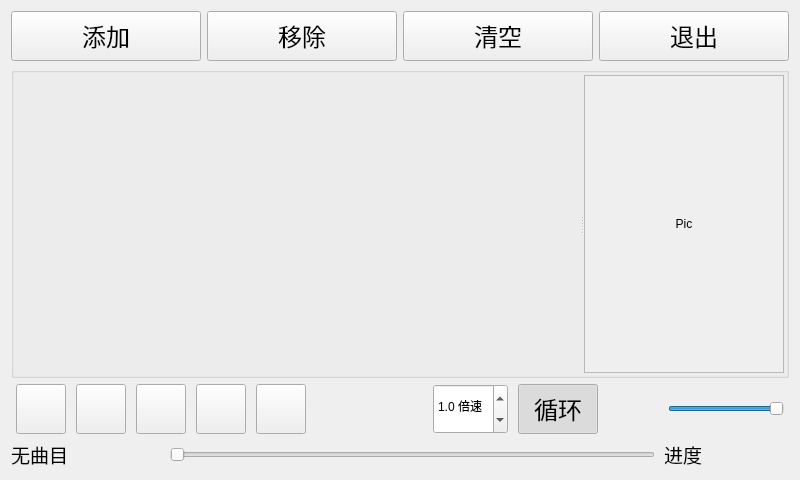
<?xml version="1.0" encoding="UTF-8"?>
<ui version="4.0">
 <class>MusicPlayer</class>
 <widget class="QWidget" name="MusicPlayer">
  <property name="geometry">
   <rect>
    <x>0</x>
    <y>0</y>
    <width>800</width>
    <height>480</height>
   </rect>
  </property>
  <property name="windowTitle">
   <string>Form</string>
  </property>
  <property name="styleSheet">
   <string notr="true">alternate-background-color: rgb(255, 255, 255);</string>
  </property>
  <layout class="QVBoxLayout" name="verticalLayout_4">
   <item>
    <layout class="QVBoxLayout" name="verticalLayout_3">
     <item>
      <layout class="QHBoxLayout" name="horizontalLayout_3">
       <item>
        <widget class="QPushButton" name="btnAdd">
         <property name="sizePolicy">
          <sizepolicy hsizetype="Expanding" vsizetype="Minimum">
           <horstretch>0</horstretch>
           <verstretch>0</verstretch>
          </sizepolicy>
         </property>
         <property name="minimumSize">
          <size>
           <width>0</width>
           <height>50</height>
          </size>
         </property>
         <property name="font">
          <font>
           <family>Swis721 BlkEx BT</family>
           <pointsize>18</pointsize>
          </font>
         </property>
         <property name="styleSheet">
          <string notr="true"/>
         </property>
         <property name="text">
          <string>添加</string>
         </property>
         <property name="icon">
          <iconset>
           <normaloff>:/images/images/316.bmp</normaloff>:/images/images/316.bmp</iconset>
         </property>
        </widget>
       </item>
       <item>
        <widget class="QPushButton" name="btnRemove">
         <property name="sizePolicy">
          <sizepolicy hsizetype="Expanding" vsizetype="Minimum">
           <horstretch>0</horstretch>
           <verstretch>0</verstretch>
          </sizepolicy>
         </property>
         <property name="minimumSize">
          <size>
           <width>0</width>
           <height>50</height>
          </size>
         </property>
         <property name="font">
          <font>
           <family>Swis721 BlkEx BT</family>
           <pointsize>18</pointsize>
          </font>
         </property>
         <property name="text">
          <string>移除</string>
         </property>
         <property name="icon">
          <iconset>
           <normaloff>:/images/images/318.bmp</normaloff>:/images/images/318.bmp</iconset>
         </property>
        </widget>
       </item>
       <item>
        <widget class="QPushButton" name="btnClear">
         <property name="sizePolicy">
          <sizepolicy hsizetype="Expanding" vsizetype="Minimum">
           <horstretch>0</horstretch>
           <verstretch>0</verstretch>
          </sizepolicy>
         </property>
         <property name="minimumSize">
          <size>
           <width>0</width>
           <height>50</height>
          </size>
         </property>
         <property name="font">
          <font>
           <family>Swis721 BlkEx BT</family>
           <pointsize>18</pointsize>
          </font>
         </property>
         <property name="text">
          <string>清空</string>
         </property>
         <property name="icon">
          <iconset>
           <normaloff>:/images/images/214.bmp</normaloff>:/images/images/214.bmp</iconset>
         </property>
        </widget>
       </item>
       <item>
        <widget class="QPushButton" name="btnClose">
         <property name="sizePolicy">
          <sizepolicy hsizetype="Expanding" vsizetype="Minimum">
           <horstretch>0</horstretch>
           <verstretch>0</verstretch>
          </sizepolicy>
         </property>
         <property name="minimumSize">
          <size>
           <width>0</width>
           <height>50</height>
          </size>
         </property>
         <property name="font">
          <font>
           <family>Swis721 BlkEx BT</family>
           <pointsize>18</pointsize>
          </font>
         </property>
         <property name="text">
          <string>退出</string>
         </property>
         <property name="icon">
          <iconset>
           <normaloff>:/images/images/132.bmp</normaloff>:/images/images/132.bmp</iconset>
         </property>
        </widget>
       </item>
      </layout>
     </item>
     <item>
      <widget class="QGroupBox" name="groupBox">
       <property name="title">
        <string/>
       </property>
       <layout class="QVBoxLayout" name="verticalLayout_2" stretch="1">
        <property name="leftMargin">
         <number>2</number>
        </property>
        <property name="topMargin">
         <number>2</number>
        </property>
        <property name="rightMargin">
         <number>2</number>
        </property>
        <property name="bottomMargin">
         <number>2</number>
        </property>
        <item>
         <widget class="QSplitter" name="splitter">
          <property name="orientation">
           <enum>Qt::Horizontal</enum>
          </property>
          <widget class="QListWidget" name="listWidget">
           <property name="font">
            <font>
             <family>Swis721 BlkEx BT</family>
             <pointsize>18</pointsize>
            </font>
           </property>
           <property name="styleSheet">
            <string notr="true">background-color: rgba(255, 255, 255, 0);</string>
           </property>
           <property name="editTriggers">
            <set>QAbstractItemView::NoEditTriggers</set>
           </property>
           <property name="dragEnabled">
            <bool>true</bool>
           </property>
           <property name="dragDropMode">
            <enum>QAbstractItemView::InternalMove</enum>
           </property>
          </widget>
          <widget class="QScrollArea" name="scrollArea">
           <property name="minimumSize">
            <size>
             <width>200</width>
             <height>0</height>
            </size>
           </property>
           <property name="widgetResizable">
            <bool>true</bool>
           </property>
           <widget class="QWidget" name="scrollAreaWidgetContents">
            <property name="geometry">
             <rect>
              <x>0</x>
              <y>0</y>
              <width>198</width>
              <height>308</height>
             </rect>
            </property>
            <layout class="QVBoxLayout" name="verticalLayout">
             <item>
              <widget class="QLabel" name="labPic">
               <property name="styleSheet">
                <string notr="true"/>
               </property>
               <property name="text">
                <string>Pic</string>
               </property>
               <property name="alignment">
                <set>Qt::AlignCenter</set>
               </property>
              </widget>
             </item>
            </layout>
           </widget>
          </widget>
         </widget>
        </item>
       </layout>
      </widget>
     </item>
     <item>
      <layout class="QHBoxLayout" name="horizontalLayout">
       <property name="spacing">
        <number>10</number>
       </property>
       <property name="leftMargin">
        <number>5</number>
       </property>
       <property name="rightMargin">
        <number>5</number>
       </property>
       <item>
        <widget class="QPushButton" name="btnPlay">
         <property name="sizePolicy">
          <sizepolicy hsizetype="Minimum" vsizetype="Minimum">
           <horstretch>0</horstretch>
           <verstretch>0</verstretch>
          </sizepolicy>
         </property>
         <property name="minimumSize">
          <size>
           <width>50</width>
           <height>50</height>
          </size>
         </property>
         <property name="toolTip">
          <string>播放</string>
         </property>
         <property name="styleSheet">
          <string notr="true">image: url(:/UI/HD-025.png);</string>
         </property>
         <property name="text">
          <string/>
         </property>
         <property name="icon">
          <iconset>
           <normaloff>:/images/images/620.bmp</normaloff>:/images/images/620.bmp</iconset>
         </property>
        </widget>
       </item>
       <item>
        <widget class="QPushButton" name="btnPause">
         <property name="sizePolicy">
          <sizepolicy hsizetype="Minimum" vsizetype="Minimum">
           <horstretch>0</horstretch>
           <verstretch>0</verstretch>
          </sizepolicy>
         </property>
         <property name="minimumSize">
          <size>
           <width>50</width>
           <height>50</height>
          </size>
         </property>
         <property name="toolTip">
          <string>暂停</string>
         </property>
         <property name="styleSheet">
          <string notr="true">image: url(:/UI/HD-024.png);</string>
         </property>
         <property name="text">
          <string/>
         </property>
         <property name="icon">
          <iconset>
           <normaloff>:/images/images/622.bmp</normaloff>:/images/images/622.bmp</iconset>
         </property>
        </widget>
       </item>
       <item>
        <widget class="QPushButton" name="btnStop">
         <property name="sizePolicy">
          <sizepolicy hsizetype="Minimum" vsizetype="Minimum">
           <horstretch>0</horstretch>
           <verstretch>0</verstretch>
          </sizepolicy>
         </property>
         <property name="minimumSize">
          <size>
           <width>50</width>
           <height>50</height>
          </size>
         </property>
         <property name="toolTip">
          <string>停止</string>
         </property>
         <property name="styleSheet">
          <string notr="true">image: url(:/UI/V.png);</string>
         </property>
         <property name="text">
          <string/>
         </property>
         <property name="icon">
          <iconset>
           <normaloff>:/images/images/624.bmp</normaloff>:/images/images/624.bmp</iconset>
         </property>
        </widget>
       </item>
       <item>
        <widget class="QPushButton" name="btnPrevious">
         <property name="sizePolicy">
          <sizepolicy hsizetype="Minimum" vsizetype="Minimum">
           <horstretch>0</horstretch>
           <verstretch>0</verstretch>
          </sizepolicy>
         </property>
         <property name="minimumSize">
          <size>
           <width>50</width>
           <height>50</height>
          </size>
         </property>
         <property name="toolTip">
          <string>前一曲</string>
         </property>
         <property name="styleSheet">
          <string notr="true">image: url(:/UI/A.png);</string>
         </property>
         <property name="text">
          <string/>
         </property>
         <property name="icon">
          <iconset>
           <normaloff>:/images/images/616.bmp</normaloff>:/images/images/616.bmp</iconset>
         </property>
        </widget>
       </item>
       <item>
        <widget class="QPushButton" name="btnNext">
         <property name="sizePolicy">
          <sizepolicy hsizetype="Minimum" vsizetype="Minimum">
           <horstretch>0</horstretch>
           <verstretch>0</verstretch>
          </sizepolicy>
         </property>
         <property name="minimumSize">
          <size>
           <width>50</width>
           <height>50</height>
          </size>
         </property>
         <property name="toolTip">
          <string>后一曲</string>
         </property>
         <property name="styleSheet">
          <string notr="true">image: url(:/UI/M.png);</string>
         </property>
         <property name="text">
          <string/>
         </property>
         <property name="icon">
          <iconset>
           <normaloff>:/images/images/630.bmp</normaloff>:/images/images/630.bmp</iconset>
         </property>
        </widget>
       </item>
       <item>
        <spacer name="horizontalSpacer">
         <property name="orientation">
          <enum>Qt::Horizontal</enum>
         </property>
         <property name="sizeHint" stdset="0">
          <size>
           <width>40</width>
           <height>20</height>
          </size>
         </property>
        </spacer>
       </item>
       <item>
        <widget class="QDoubleSpinBox" name="doubleSpinBox">
         <property name="sizePolicy">
          <sizepolicy hsizetype="Minimum" vsizetype="Minimum">
           <horstretch>0</horstretch>
           <verstretch>0</verstretch>
          </sizepolicy>
         </property>
         <property name="minimumSize">
          <size>
           <width>50</width>
           <height>50</height>
          </size>
         </property>
         <property name="frame">
          <bool>true</bool>
         </property>
         <property name="prefix">
          <string/>
         </property>
         <property name="suffix">
          <string> 倍速 </string>
         </property>
         <property name="decimals">
          <number>1</number>
         </property>
         <property name="minimum">
          <double>0.500000000000000</double>
         </property>
         <property name="maximum">
          <double>1.500000000000000</double>
         </property>
         <property name="singleStep">
          <double>0.100000000000000</double>
         </property>
         <property name="value">
          <double>1.000000000000000</double>
         </property>
        </widget>
       </item>
       <item>
        <widget class="QPushButton" name="btnLoop">
         <property name="sizePolicy">
          <sizepolicy hsizetype="Minimum" vsizetype="Minimum">
           <horstretch>0</horstretch>
           <verstretch>0</verstretch>
          </sizepolicy>
         </property>
         <property name="minimumSize">
          <size>
           <width>50</width>
           <height>50</height>
          </size>
         </property>
         <property name="font">
          <font>
           <family>Swis721 BlkEx BT</family>
           <pointsize>18</pointsize>
          </font>
         </property>
         <property name="text">
          <string>循环</string>
         </property>
         <property name="icon">
          <iconset>
           <normaloff>:/images/images/refresh16.png</normaloff>:/images/images/refresh16.png</iconset>
         </property>
         <property name="checkable">
          <bool>true</bool>
         </property>
         <property name="checked">
          <bool>true</bool>
         </property>
        </widget>
       </item>
       <item>
        <widget class="QPushButton" name="btnSound">
         <property name="sizePolicy">
          <sizepolicy hsizetype="Minimum" vsizetype="Minimum">
           <horstretch>0</horstretch>
           <verstretch>0</verstretch>
          </sizepolicy>
         </property>
         <property name="minimumSize">
          <size>
           <width>50</width>
           <height>50</height>
          </size>
         </property>
         <property name="styleSheet">
          <string notr="true"/>
         </property>
         <property name="text">
          <string/>
         </property>
         <property name="icon">
          <iconset>
           <normaloff>:/images/images/volumn.bmp</normaloff>:/images/images/volumn.bmp</iconset>
         </property>
         <property name="iconSize">
          <size>
           <width>24</width>
           <height>24</height>
          </size>
         </property>
         <property name="flat">
          <bool>true</bool>
         </property>
        </widget>
       </item>
       <item>
        <widget class="QSlider" name="sliderVolumn">
         <property name="sizePolicy">
          <sizepolicy hsizetype="Expanding" vsizetype="Minimum">
           <horstretch>0</horstretch>
           <verstretch>0</verstretch>
          </sizepolicy>
         </property>
         <property name="minimumSize">
          <size>
           <width>50</width>
           <height>50</height>
          </size>
         </property>
         <property name="maximum">
          <number>100</number>
         </property>
         <property name="value">
          <number>100</number>
         </property>
         <property name="orientation">
          <enum>Qt::Horizontal</enum>
         </property>
        </widget>
       </item>
      </layout>
     </item>
     <item>
      <layout class="QHBoxLayout" name="horizontalLayout_2">
       <property name="spacing">
        <number>9</number>
       </property>
       <item>
        <widget class="QLabel" name="labCurMedia">
         <property name="sizePolicy">
          <sizepolicy hsizetype="Preferred" vsizetype="Minimum">
           <horstretch>0</horstretch>
           <verstretch>0</verstretch>
          </sizepolicy>
         </property>
         <property name="minimumSize">
          <size>
           <width>150</width>
           <height>25</height>
          </size>
         </property>
         <property name="font">
          <font>
           <pointsize>14</pointsize>
          </font>
         </property>
         <property name="text">
          <string>无曲目</string>
         </property>
        </widget>
       </item>
       <item>
        <widget class="QSlider" name="sliderPosition">
         <property name="sizePolicy">
          <sizepolicy hsizetype="Expanding" vsizetype="Minimum">
           <horstretch>0</horstretch>
           <verstretch>0</verstretch>
          </sizepolicy>
         </property>
         <property name="minimumSize">
          <size>
           <width>0</width>
           <height>25</height>
          </size>
         </property>
         <property name="tracking">
          <bool>false</bool>
         </property>
         <property name="orientation">
          <enum>Qt::Horizontal</enum>
         </property>
        </widget>
       </item>
       <item>
        <widget class="QLabel" name="labRatio">
         <property name="sizePolicy">
          <sizepolicy hsizetype="Preferred" vsizetype="Minimum">
           <horstretch>0</horstretch>
           <verstretch>0</verstretch>
          </sizepolicy>
         </property>
         <property name="minimumSize">
          <size>
           <width>125</width>
           <height>25</height>
          </size>
         </property>
         <property name="font">
          <font>
           <pointsize>14</pointsize>
          </font>
         </property>
         <property name="text">
          <string>进度</string>
         </property>
        </widget>
       </item>
      </layout>
     </item>
    </layout>
   </item>
  </layout>
 </widget>
 <resources/>
 <connections/>
</ui>
